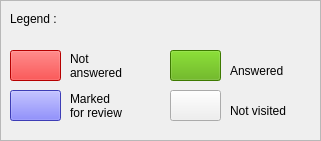
   <widget class="QFrame" name="frame_3">
    <property name="geometry">
     <rect>
      <x>880</x>
      <y>760</y>
      <width>321</width>
      <height>141</height>
     </rect>
    </property>
    <property name="frameShape">
     <enum>QFrame::StyledPanel</enum>
    </property>
    <property name="frameShadow">
     <enum>QFrame::Raised</enum>
    </property>
    <widget class="QLabel" name="label_6">
     <property name="geometry">
      <rect>
       <x>70</x>
       <y>90</y>
       <width>91</width>
       <height>31</height>
      </rect>
     </property>
     <property name="palette">
      <palette>
       <active>
        <colorrole role="WindowText">
         <brush brushstyle="SolidPattern">
          <color alpha="255">
           <red>0</red>
           <green>0</green>
           <blue>0</blue>
          </color>
         </brush>
        </colorrole>
       </active>
       <inactive>
        <colorrole role="WindowText">
         <brush brushstyle="SolidPattern">
          <color alpha="255">
           <red>0</red>
           <green>0</green>
           <blue>0</blue>
          </color>
         </brush>
        </colorrole>
       </inactive>
       <disabled>
        <colorrole role="WindowText">
         <brush brushstyle="SolidPattern">
          <color alpha="255">
           <red>159</red>
           <green>158</green>
           <blue>158</blue>
          </color>
         </brush>
        </colorrole>
       </disabled>
      </palette>
     </property>
     <property name="text">
      <string>Marked 
for review</string>
     </property>
    </widget>
    <widget class="QToolButton" name="toolButton_4">
     <property name="geometry">
      <rect>
       <x>10</x>
       <y>90</y>
       <width>51</width>
       <height>31</height>
      </rect>
     </property>
     <property name="styleSheet">
      <string notr="true">background-color: rgb(85, 85, 255);</string>
     </property>
     <property name="text">
      <string/>
     </property>
    </widget>
    <widget class="QLabel" name="label_5">
     <property name="geometry">
      <rect>
       <x>230</x>
       <y>60</y>
       <width>71</width>
       <height>21</height>
      </rect>
     </property>
     <property name="palette">
      <palette>
       <active>
        <colorrole role="WindowText">
         <brush brushstyle="SolidPattern">
          <color alpha="255">
           <red>0</red>
           <green>0</green>
           <blue>0</blue>
          </color>
         </brush>
        </colorrole>
       </active>
       <inactive>
        <colorrole role="WindowText">
         <brush brushstyle="SolidPattern">
          <color alpha="255">
           <red>0</red>
           <green>0</green>
           <blue>0</blue>
          </color>
         </brush>
        </colorrole>
       </inactive>
       <disabled>
        <colorrole role="WindowText">
         <brush brushstyle="SolidPattern">
          <color alpha="255">
           <red>159</red>
           <green>158</green>
           <blue>158</blue>
          </color>
         </brush>
        </colorrole>
       </disabled>
      </palette>
     </property>
     <property name="text">
      <string>Answered</string>
     </property>
    </widget>
    <widget class="QToolButton" name="toolButton_2">
     <property name="geometry">
      <rect>
       <x>170</x>
       <y>50</y>
       <width>51</width>
       <height>31</height>
      </rect>
     </property>
     <property name="styleSheet">
      <string notr="true">background-color: rgb(85, 170, 0);</string>
     </property>
     <property name="text">
      <string/>
     </property>
    </widget>
    <widget class="QLabel" name="label_7">
     <property name="geometry">
      <rect>
       <x>230</x>
       <y>100</y>
       <width>81</width>
       <height>21</height>
      </rect>
     </property>
     <property name="palette">
      <palette>
       <active>
        <colorrole role="WindowText">
         <brush brushstyle="SolidPattern">
          <color alpha="255">
           <red>0</red>
           <green>0</green>
           <blue>0</blue>
          </color>
         </brush>
        </colorrole>
       </active>
       <inactive>
        <colorrole role="WindowText">
         <brush brushstyle="SolidPattern">
          <color alpha="255">
           <red>0</red>
           <green>0</green>
           <blue>0</blue>
          </color>
         </brush>
        </colorrole>
       </inactive>
       <disabled>
        <colorrole role="WindowText">
         <brush brushstyle="SolidPattern">
          <color alpha="255">
           <red>159</red>
           <green>158</green>
           <blue>158</blue>
          </color>
         </brush>
        </colorrole>
       </disabled>
      </palette>
     </property>
     <property name="text">
      <string>Not visited</string>
     </property>
    </widget>
    <widget class="QToolButton" name="toolButton">
     <property name="geometry">
      <rect>
       <x>10</x>
       <y>50</y>
       <width>51</width>
       <height>31</height>
      </rect>
     </property>
     <property name="styleSheet">
      <string notr="true">background-color: rgb(255, 0, 0);</string>
     </property>
     <property name="text">
      <string/>
     </property>
     <property name="autoRepeat">
      <bool>false</bool>
     </property>
     <property name="autoRaise">
      <bool>false</bool>
     </property>
     <property name="arrowType">
      <enum>Qt::NoArrow</enum>
     </property>
    </widget>
    <widget class="QToolButton" name="toolButton_3">
     <property name="geometry">
      <rect>
       <x>170</x>
       <y>90</y>
       <width>51</width>
       <height>31</height>
      </rect>
     </property>
     <property name="styleSheet">
      <string notr="true"/>
     </property>
     <property name="text">
      <string/>
     </property>
    </widget>
    <widget class="QLabel" name="label_13">
     <property name="geometry">
      <rect>
       <x>10</x>
       <y>10</y>
       <width>67</width>
       <height>17</height>
      </rect>
     </property>
     <property name="palette">
      <palette>
       <active>
        <colorrole role="WindowText">
         <brush brushstyle="SolidPattern">
          <color alpha="255">
           <red>0</red>
           <green>0</green>
           <blue>0</blue>
          </color>
         </brush>
        </colorrole>
       </active>
       <inactive>
        <colorrole role="WindowText">
         <brush brushstyle="SolidPattern">
          <color alpha="255">
           <red>0</red>
           <green>0</green>
           <blue>0</blue>
          </color>
         </brush>
        </colorrole>
       </inactive>
       <disabled>
        <colorrole role="WindowText">
         <brush brushstyle="SolidPattern">
          <color alpha="255">
           <red>159</red>
           <green>158</green>
           <blue>158</blue>
          </color>
         </brush>
        </colorrole>
       </disabled>
      </palette>
     </property>
     <property name="text">
      <string>Legend :</string>
     </property>
    </widget>
    <widget class="QLabel" name="label_14">
     <property name="geometry">
      <rect>
       <x>70</x>
       <y>50</y>
       <width>71</width>
       <height>31</height>
      </rect>
     </property>
     <property name="palette">
      <palette>
       <active>
        <colorrole role="WindowText">
         <brush brushstyle="SolidPattern">
          <color alpha="255">
           <red>0</red>
           <green>0</green>
           <blue>0</blue>
          </color>
         </brush>
        </colorrole>
       </active>
       <inactive>
        <colorrole role="WindowText">
         <brush brushstyle="SolidPattern">
          <color alpha="255">
           <red>0</red>
           <green>0</green>
           <blue>0</blue>
          </color>
         </brush>
        </colorrole>
       </inactive>
       <disabled>
        <colorrole role="WindowText">
         <brush brushstyle="SolidPattern">
          <color alpha="255">
           <red>159</red>
           <green>158</green>
           <blue>158</blue>
          </color>
         </brush>
        </colorrole>
       </disabled>
      </palette>
     </property>
     <property name="text">
      <string>Not 
answered</string>
     </property>
    </widget>
   </widget>
